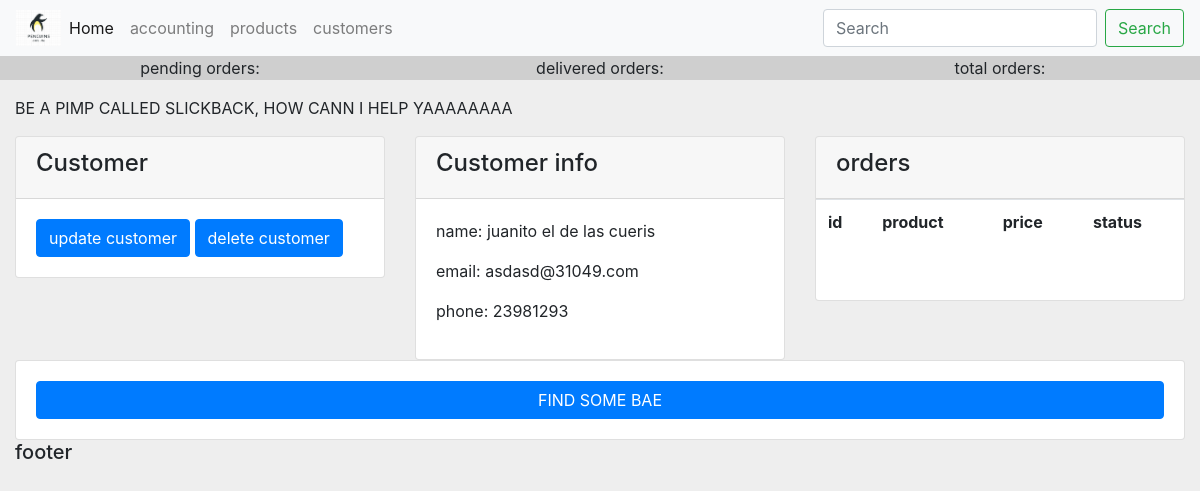
The page /accounting/customer/1 on the database as committed earlier.
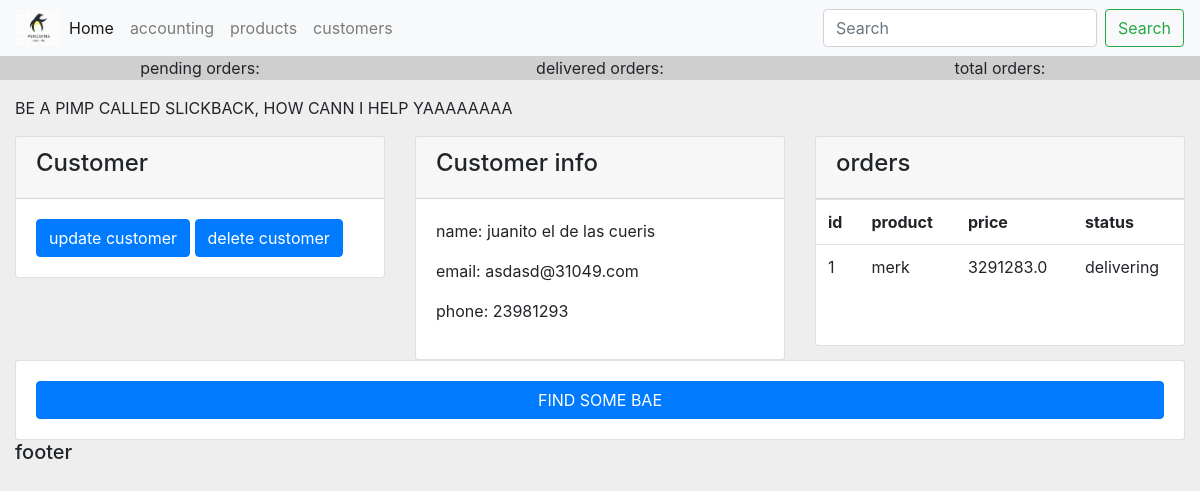
The same page on the database as committed later.
### accounting/models.py (models this page shows, shortened)
class Order(models.Model):
    STATUS = (
        ('pending', 'Pending'),
        ('delivering', 'Out on delivery'),
        ('delivered', 'Delivered')
    )
    customer = models.ForeignKey(Customer, null=True, on_delete=models.SET_NULL)
    product = models.ForeignKey(Product, null=True, on_delete=models.SET_NULL)
    status = models.CharField(max_length=200, null=True, choices=STATUS)
    date_created = models.DateTimeField(auto_now_add=True, null=True)

class Product(models.Model):
    CATEGORY = (
        ('indoors', 'Indoors'),
        ('outdoors', 'Outdoors')
    )
    name = models.CharField(max_length=200, null=True)
    price = models.FloatField(null=True)
    category = models.CharField(max_length=200, null=True, choices=CATEGORY)
    description = models.CharField(max_length=200, null=True)
    date_created = models.DateTimeField(auto_now_add=True, null=True)
    tags = models.ManyToManyField(Tag)
    def __str__(self):
        return self.name

### accounting/views.py (the view)
# urls.py: path('customer/<int:pk>', views.customer, name="accounting_customer"),
def customer(request, pk):
    customer = Customer.objects.get(id=pk)
    orders = customer.order_set.all()
    context = {
        'customer' : customer,
        'customer_orders' : orders,
    }
    return render(request, 'accounting/customer.html', context)

### accounting/templates/accounting/customer.html
{% extends 'ivy/layout.html' %}
{% block content %}
<p>BE A PIMP CALLED SLICKBACK, HOW CANN I HELP YAAAAAAAA</p>
<div class="row" >
    <div class="col">
        <div class="card">
            <div class="card-header"> <h4>Customer</h4></div>
            <div class="card-body">
                <button class="btn btn-primary"> update customer</button>
                <button class="btn btn-primary"> delete customer</button>
            </div>
        </div>
    </div>
    <div class="col">
        <div class="card">
            <div class="card-header"> <h4>Customer info</h4></div>
            <div class="card-body">
                <p>name: {{customer.name}} </p>
                <p>email: {{ customer.email }} </p>
                <p>phone: {{ customer.phone }}</p>
            </div>
        </div>
    </div>
    <div class="col">
        <div class="card">
            <div class="card-header"> <h4>orders</h4></div>
            <table class="table">
                <tr>
                    <th>id</th>
                    <th>product</th>
                    <th>price</th>
                    <th>status</th>
                </tr>
                {% for o in customer_orders %}
                    <tr>
                        <td>{{o.id}}</td>
                        <td>{{o.product}}</td>
                        <td>{{o.product.price}}</td>
                        <td>{{o.status}}</td>
                    </tr>
                {% endfor%}
            </table>
            <div class="card-body">
            </div>
        </div>
    </div>
</div>
<div class="row">
    <div class="col">
        <div class="card card-body">
            <button class="btn btn-primary">FIND SOME BAE</button>
        </div>
    </div>
</div>
{% endblock content %}

Rows that differ between the two databases and show on the page:
added Order: id "1", product "merk", product.price "3291283.0", status "delivering"
